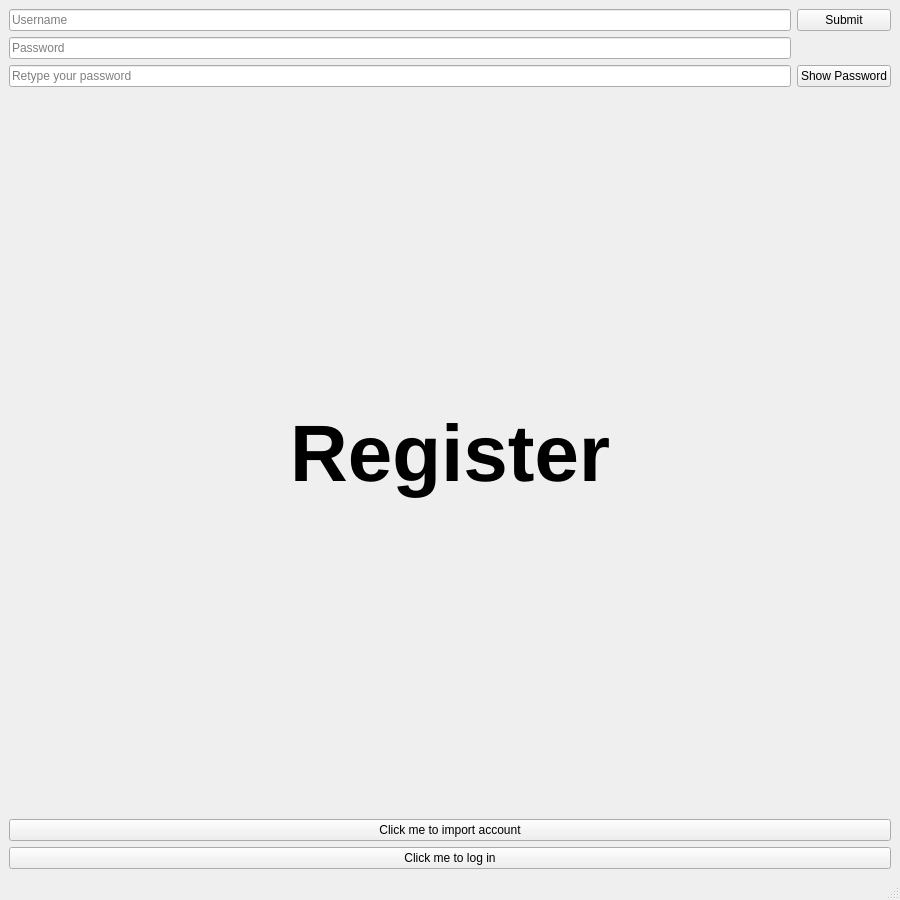
<?xml version="1.0" encoding="UTF-8"?>
<ui version="4.0">
 <class>MainWindow</class>
 <widget class="QMainWindow" name="MainWindow">
  <property name="geometry">
   <rect>
    <x>0</x>
    <y>0</y>
    <width>900</width>
    <height>900</height>
   </rect>
  </property>
  <property name="windowTitle">
   <string>Password Manager - Register</string>
  </property>
  <widget class="QWidget" name="centralwidget">
   <layout class="QGridLayout" name="gridLayout">
    <item row="4" column="0" colspan="2">
     <widget class="QLabel" name="registerLabel">
      <property name="font">
       <font>
        <pointsize>60</pointsize>
        <weight>75</weight>
        <bold>true</bold>
        <underline>false</underline>
       </font>
      </property>
      <property name="layoutDirection">
       <enum>Qt::LeftToRight</enum>
      </property>
      <property name="text">
       <string>Register</string>
      </property>
      <property name="alignment">
       <set>Qt::AlignCenter</set>
      </property>
     </widget>
    </item>
    <item row="0" column="0">
     <widget class="QLineEdit" name="usernameEdit">
      <property name="inputMask">
       <string/>
      </property>
      <property name="text">
       <string/>
      </property>
      <property name="placeholderText">
       <string>Username</string>
      </property>
     </widget>
    </item>
    <item row="2" column="0">
     <widget class="QLineEdit" name="passwordEdit">
      <property name="text">
       <string/>
      </property>
      <property name="echoMode">
       <enum>QLineEdit::Password</enum>
      </property>
      <property name="placeholderText">
       <string>Password</string>
      </property>
     </widget>
    </item>
    <item row="0" column="1">
     <widget class="QPushButton" name="submitButton">
      <property name="text">
       <string>Submit</string>
      </property>
     </widget>
    </item>
    <item row="3" column="1">
     <widget class="QPushButton" name="showPassButton">
      <property name="text">
       <string>Show Password</string>
      </property>
     </widget>
    </item>
    <item row="3" column="0">
     <widget class="QLineEdit" name="passwordRetypeEdit">
      <property name="text">
       <string/>
      </property>
      <property name="echoMode">
       <enum>QLineEdit::Password</enum>
      </property>
      <property name="placeholderText">
       <string>Retype your password</string>
      </property>
     </widget>
    </item>
    <item row="6" column="0" colspan="2">
     <widget class="QPushButton" name="goToLoginButton">
      <property name="text">
       <string>Click me to log in</string>
      </property>
     </widget>
    </item>
    <item row="5" column="0" colspan="2">
     <widget class="QPushButton" name="goToImportButton">
      <property name="text">
       <string>Click me to import account</string>
      </property>
     </widget>
    </item>
   </layout>
  </widget>
  <widget class="QStatusBar" name="statusbar"/>
  <action name="actionImport_Account">
   <property name="text">
    <string>Import Account</string>
   </property>
  </action>
 </widget>
 <resources/>
 <connections/>
</ui>
